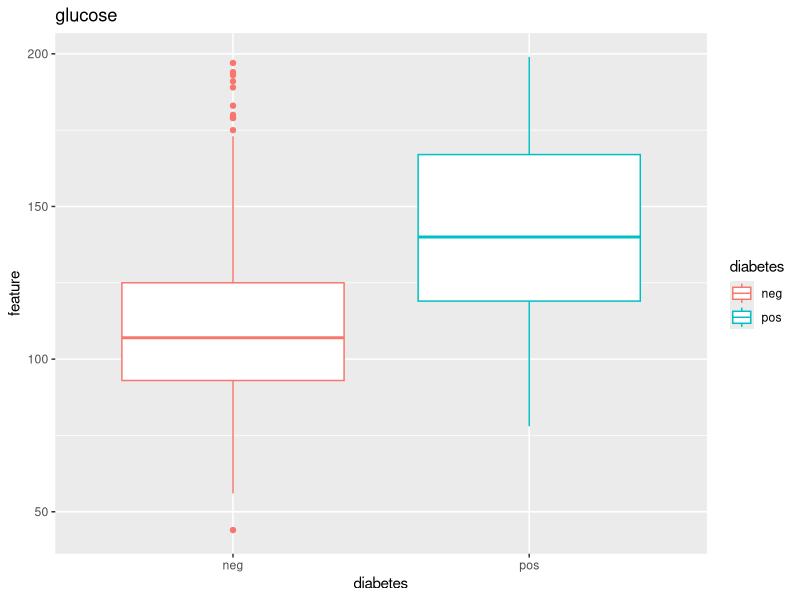
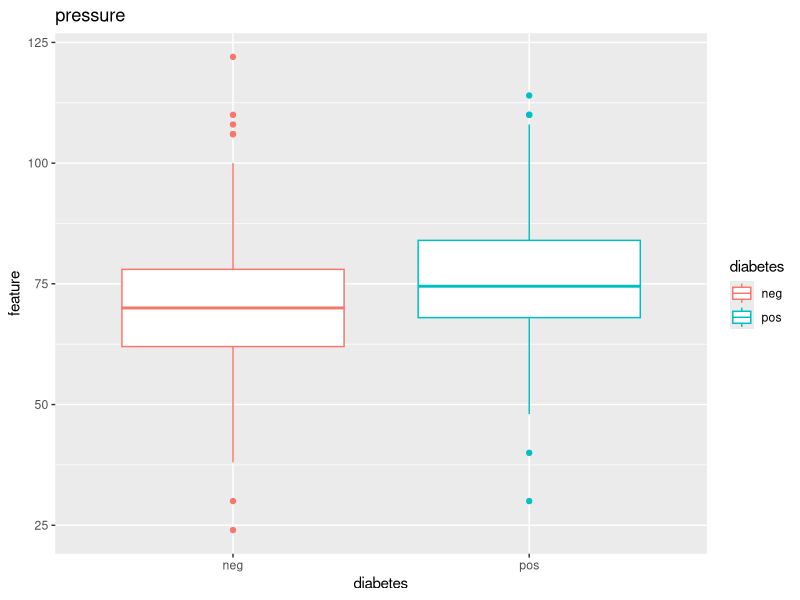
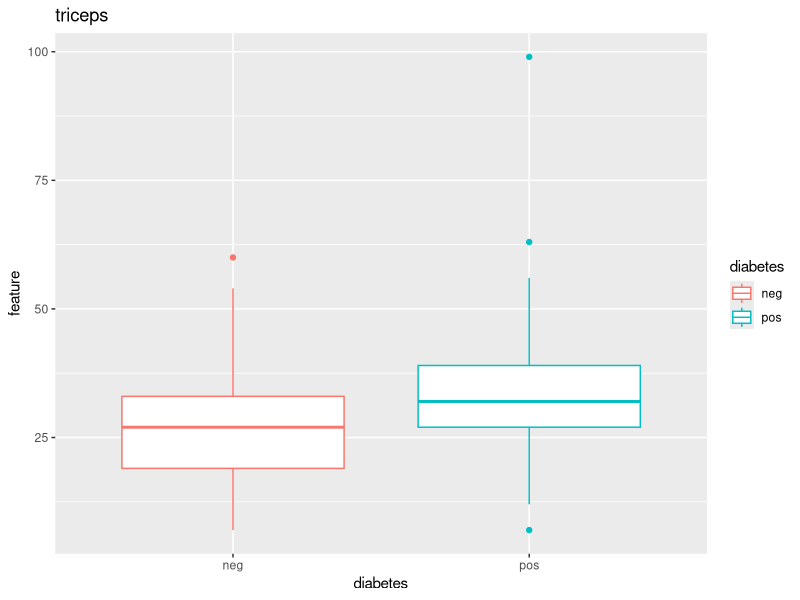
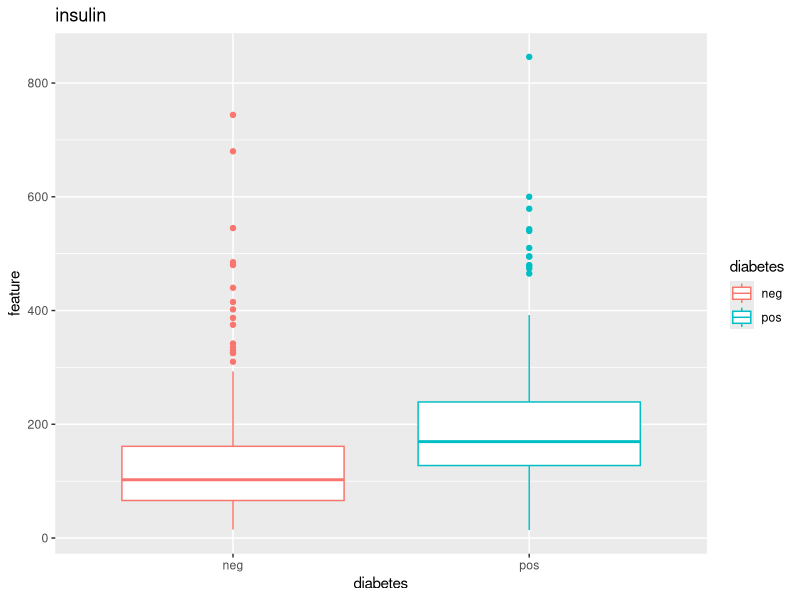
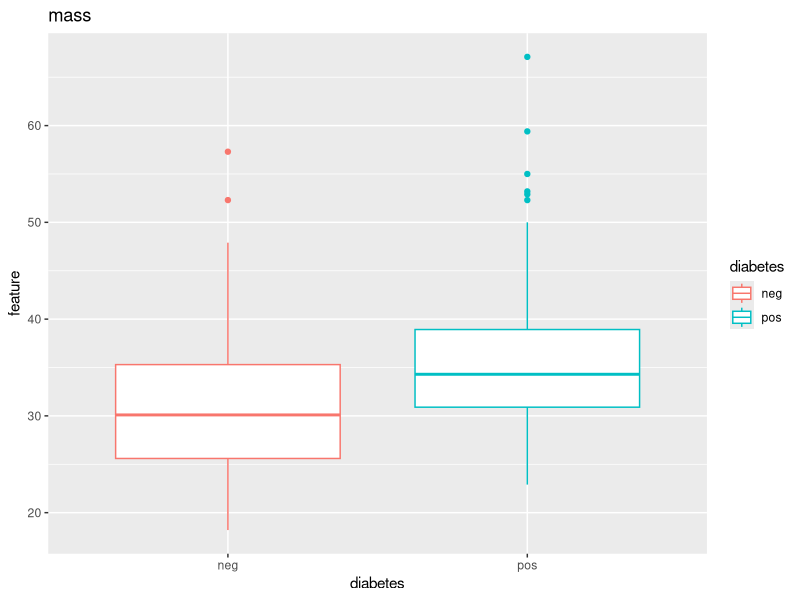
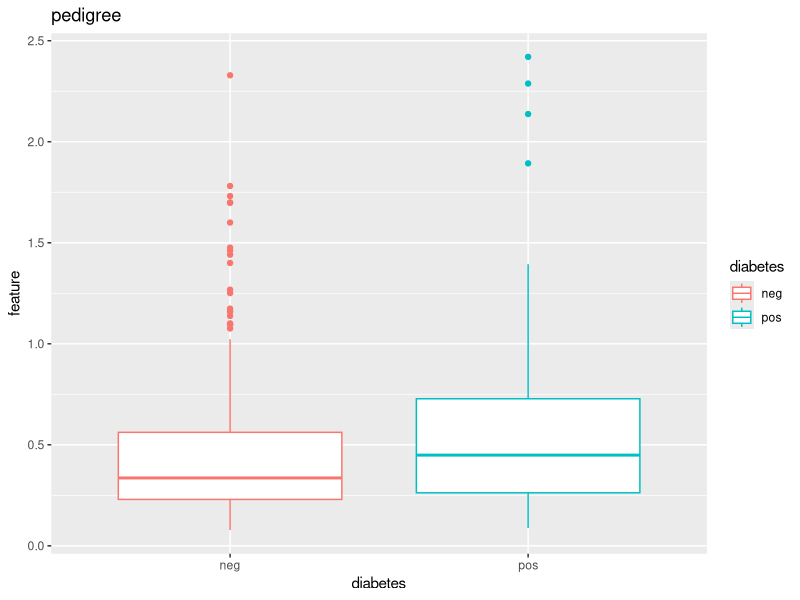
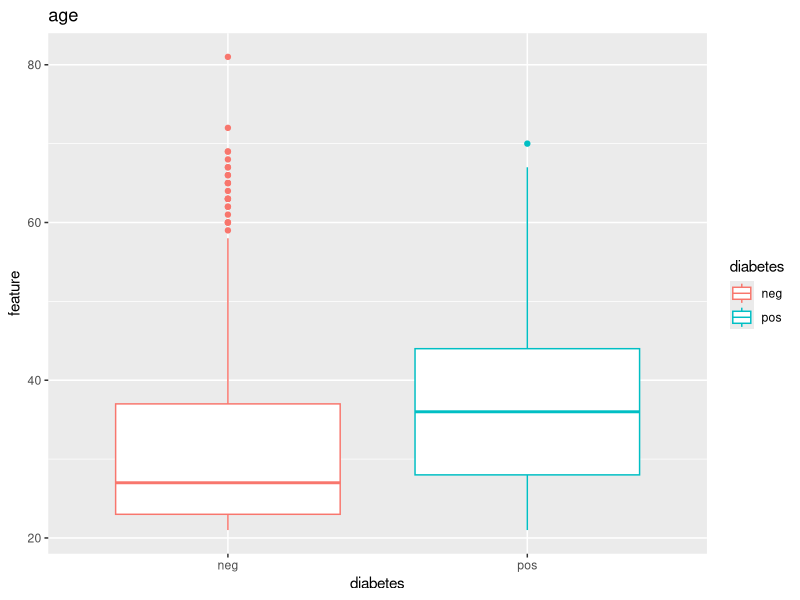
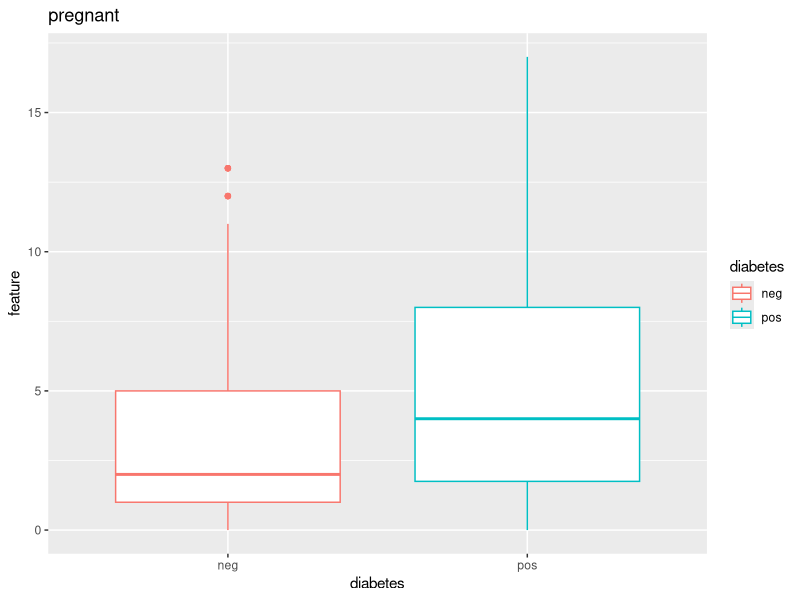

These charts were generated, in order, by the following R code:
library(mlbench)
library(ggplot2)

data(PimaIndiansDiabetes2)
pid <- PimaIndiansDiabetes2

head(pid)
summary(pid)
?PimaIndiansDiabetes2

examine_1var <- function(feature, title='') {
  qplot(diabetes, feature, color = diabetes, 
        main= title, data=pid, geom = "boxplot")
}

examine_2var <- function(feature1, feature2, xlab, ylab) {
  qplot(feature1, feature2, color = diabetes, 
        data=pid, geom = "point", xlab = xlab,
        ylab = ylab) 
}

examine_1var(pid$glucose, 'glucose')
examine_1var(pid$pressure, 'pressure')
examine_1var(pid$triceps, 'triceps')
examine_1var(pid$insulin, 'insulin')
examine_1var(pid$mass, 'mass')
examine_1var(pid$pedigree, 'pedigree')
examine_1var(pid$age, 'age')
examine_1var(pid$pregnant, 'pregnant')
examine_2var(pid$glucose, pid$insulin, 'glucose', 'insulin')
examine_2var(pid$glucose, pid$mass, 'glucose', 'mass')
examine_2var(pid$age, pid$mass, 'age', 'mass')
examine_2var(pid$pregnant, pid$mass, 'pregnant', 'mass')
examine_2var(pid$pregnant, pid$age, 'pregnant', 'age')
